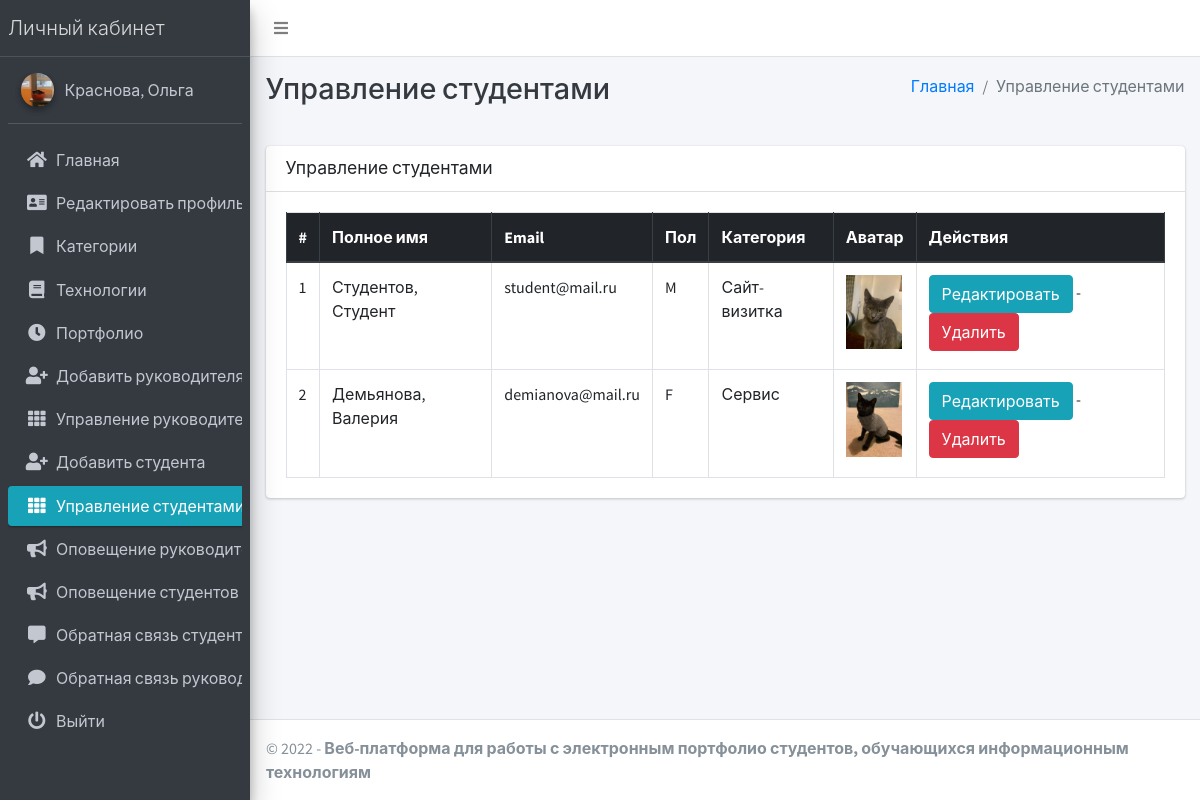
Page /student/manage/ (signed in) on the committed database.
### main_app/models.py (models this page shows, shortened)
class CustomUser(AbstractUser):
    USER_TYPE = ((1, "HOD"), (2, "Staff"), (3, "Student"))
    GENDER = [("M", "Male"), ("F", "Female")]
    username = None  # Removed username, using email instead
    email = models.EmailField(unique=True)
    user_type = models.CharField(default=1, choices=USER_TYPE, max_length=1)
    gender = models.CharField(max_length=1, choices=GENDER)
    profile_pic = models.ImageField()
    address = models.TextField()
    fcm_token = models.TextField(default="")  # For firebase notifications
    created_at = models.DateTimeField(auto_now_add=True)
    updated_at = models.DateTimeField(auto_now=True)
    USERNAME_FIELD = "email"
    REQUIRED_FIELDS = []
    objects = CustomUserManager()
    def __str__(self):
        return self.last_name + ", " + self.first_name

class Student(models.Model):
    admin = models.OneToOneField(CustomUser, on_delete=models.CASCADE)
    course = models.ForeignKey(Course, on_delete=models.DO_NOTHING, null=True, blank=False)
    session = models.ForeignKey(Session, on_delete=models.DO_NOTHING, null=True)

class Course(models.Model):
    name = models.CharField(max_length=120)
    created_at = models.DateTimeField(auto_now_add=True)
    updated_at = models.DateTimeField(auto_now=True)

### main_app/hod_views.py (the view)
# urls.py: path("student/manage/", hod_views.manage_student, name='manage_student'),
def manage_student(request):
    students = CustomUser.objects.filter(user_type=3)
    context = {
        'students': students,
        'page_title': 'Управление студентами'
    }
    return render(request, "hod_template/manage_student.html", context)

### main_app/templates/hod_template/manage_student.html
{% extends 'main_app/base.html' %}
{% load static %}
{% block page_title %}{{page_title}}{% endblock page_title %}
{% block content %}
<section class="content">
    <div class="container-fluid">
        <div class="row">
            <div class="col-md-12">
                <div class="card">
                    <div class="card-header">
                        <h3 class="card-title">{{page_title}}</h3>
                    </div>
                    <div class="card-body">
                        <table id="example2" class="table table-bordered table-hover">
                            <thead class="thead-dark">
                                <tr>
                                    <th>#</th>
                                    <th>Полное имя</th>
                                    <th>Email</th>
                                    <th>Пол</th>
                                    <th>Категория</th>
                                    <th>Аватар</th>
                                    <th>Действия</th>
                                </tr>
                            </thead>
                            <tbody>
                                {% for student in students %}
                                <tr>
                                    <td>{{ forloop.counter }}</td>
                                    <td>{{student.last_name}}, {{student.first_name}}</td>
                                    <td>{{student.email}}</td>
                                    <td>{{student.gender}}</td>
                                    <td>{{student.student.course.name}}</td>
                                    <td>
                                        {% if student.profile_pic == ""  %}
                                        Нет изображения
                                        {% else %}
                                        <img class="img img-fluid mb-2" height="56" width="56"
                                            src="{{student.profile_pic}}" alt="">
                                        {% endif %}
                                    </td>
                                    <td><a href="{% url 'edit_student' student.student.id %}" class="btn btn-info">Редактировать</a> -
                                        <a href="{% url 'delete_student' student.student.id %}" class="btn btn-danger" onclick="return confirm('Вы действительно хотите удалить?')">Удалить</a>
                                    </td>
                                </tr>
                                {% endfor %}
                            </tbody>
                        </table>
                    </div>
                </div>
            </div>
        </div>
    </div>
</section>
{% endblock content %}

### main_app/templates/main_app/sidebar_template.html (shortened to what this page needs)
{% load static %}
<aside class="main-sidebar sidebar-dark-info elevation-4">
    {% if request.user.user_type == '1' %}
    <a href="{% url 'admin_home' %}" class="brand-link">
        <span class="brand-text font-weight-light">Личный кабинет</span>
    </a>
    <div class="sidebar">
        <div class="user-panel mt-3 pb-3 mb-3 d-flex">
            <div class="image">
                <img src="{{ request.user.profile_pic}}" class="img-circle elevation-2" alt="User Image">
            </div>
            <div class="info">
                <a href="#" class="d-block">{{user}}</a>
            </div>
        </div>
        <nav class="mt-2">
            <ul class="nav nav-pills nav-sidebar flex-column" data-widget="treeview" role="menu" data-accordion="false">
                <li class="nav-item">
                    {% url 'admin_home' as admin_home %}
                    <a href="{{admin_home}}" class="nav-link {% if admin_home == request.path %} active {% endif %}">
                        <i class="nav-icon fas fa-home"></i>
                        <p>
                            Главная
                        </p>
                    </a>
                </li>
                <li class="nav-item">
                    {% url 'admin_view_profile' as admin_view_profile %}
                    <a href="{{admin_view_profile}}"
                        class="nav-link {% if admin_view_profile == request.path %} active {% endif %}">
                        <i class="nav-icon fas fa-address-card"></i>
                        <p>
                            Редактировать профиль
                        </p>
                    </a>
                </li>
                <li class="nav-item has-treeview">
                    <a href="#" class="nav-link">
                        <i class="nav-icon fas fa-bookmark"></i>
                        <p>
                            Категории
                        </p>
                    </a>
                </li>
                <li class="nav-item has-treeview">
                    <a href="#" class="nav-link">
                        <i class="nav-icon fas fa-book"></i>
                        <p>
                            Технологии
                        </p>
                    </a>
                </li>
                <li class="nav-item has-treeview">
                    <a href="#" class="nav-link">
                        <i class="nav-icon fas fa-clock"></i>
                        <p>
                            Портфолио
                        </p>
                    </a>
                </li>
                <li class="nav-item">
                    {% url 'add_staff' as add_staff %}
                    <a href="{{add_staff}}" class="nav-link {% if add_staff == request.path %} active {% endif %}">
                        <i class="nav-icon fas fa-user-plus"></i>
                        <p>
                            Добавить руководителя
                        </p>
                    </a>
                </li>
                <li class="nav-item">
                    {% url 'manage_staff' as manage_staff %}
                    {% url 'edit_staff' staff_id as edit_staff %}
                    <a href="{{manage_staff}}"
                        class="nav-link {% if manage_staff == request.path or request.path == edit_staff %} active {% endif %}">
                        <i class="nav-icon fas fa-th"></i>
                        <p>
                            Управление руководителями
                        </p>
                    </a>
                </li>
                <li class="nav-item">
                    {% url 'add_student' as add_student%}
                    <a href="{{add_student}}" class="nav-link  {% if add_student == request.path %} active {% endif %}">
                        <i class="nav-icon fas fa-user-plus"></i>
                        <p>
                            Добавить студента
                        </p>
                    </a>
                </li>
                <li class="nav-item">
                    {% url 'manage_student' as manage_student %}
                    {% url 'edit_student' student_id as edit_student %}
                    <a href="{{manage_student}}"
                        class="nav-link  {% if edit_student == request.path or manage_student == request.path %} active {% endif %}">
                        <i class="nav-icon fas fa-th"></i>
                        <p>
                            Управление студентами
                        </p>
                    </a>
                </li>
                <li class="nav-item">
                    {% url 'admin_notify_staff' as admin_notify_staff %}
                    <a href="{{admin_notify_staff}}"
                        class="nav-link {% if admin_notify_staff == request.path %} active {% endif %}">
                        <i class="nav-icon fas fa-bullhorn"></i>
                        <p>
                            Оповещение руководителей
                        </p>
                    </a>
                </li>
                <li class="nav-item">
                    {% url 'admin_notify_student' as admin_notify_student %}
                    <a href="{{admin_notify_student}}"
                        class="nav-link {% if admin_notify_student == request.path %} active {% endif %}">
                        <i class="nav-icon fas fa-bullhorn"></i>
                        <p>
                            Оповещение студентов
                        </p>
                    </a>
                </li>
                <li class="nav-item">
                <li class="nav-item">
                    {% url 'student_feedback_message' as student_feedback_message %}
                    <a href="{{ student_feedback_message }}"
                        class="nav-link  {% if student_feedback_message == request.path %} active {% endif %}">
                        <i class="nav-icon fas fa-comment-alt"></i>
                        <p>
                            Обратная связь студентов
                        </p>
                    </a>
                </li>
                <li class="nav-item">
                    {% url 'staff_feedback_message' as staff_feedback_message %}
                    <a href="{{staff_feedback_message}}"
                        class="nav-link   {% if staff_feedback_message == request.path %} active {% endif %}">
                        <i class="nav-icon fas fa-comment"></i>
                        <p>
                            Обратная связь руководителей
                        </p>
                    </a>
                </li>
                                        {% endif %}
                                        <li class="nav-item">
                                            <a href="{% url 'user_logout' %}"
                                                onclick="return confirm('Ваш сеанс работы будет завершен.\n\nЗавершить?')"
                                                class="nav-link">
                                                <i class="nav-icon fas fa-power-off"></i>
                                                <p>
                                                    Выйти
                                                </p>
                                            </a>
                                        </li>
                                    </ul>
                                </nav>
                            </div>
</aside>

### rows in the picture
CustomUser: user.profile_pic (picture), last_name+first_name "Краснова, Ольга"
CustomUser: last_name "Студентов", first_name "Студент", email "student@mail.ru", gender "M", student.course.name "Сайт-визитка", profile_pic (picture)
CustomUser: last_name "Демьянова", first_name "Валерия", email "demianova@mail.ru", gender "F", student.course.name "Сервис", profile_pic (picture)

### other values in the picture
{{ page_title }} "Управление студентами"
